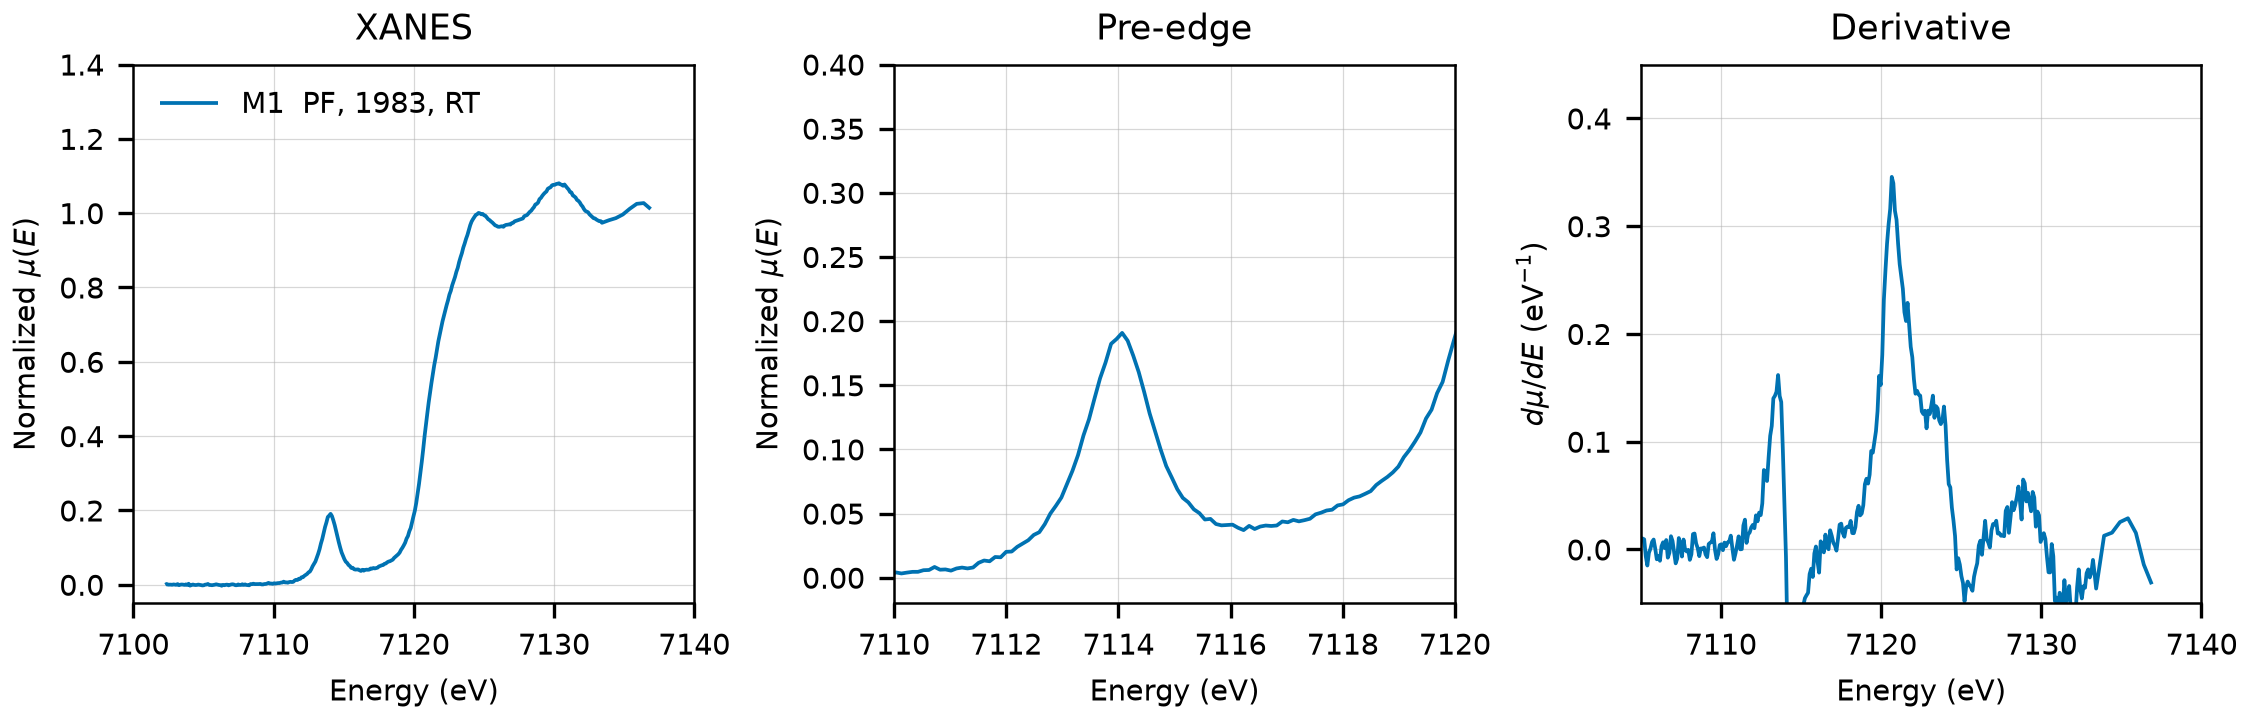

Write Python code to recreate this figure.
"""Plot the experimental Fe K-edge spectrum of tetraethylammonium tetrachloroferrate(III) in this folder.

Run from this directory. The output replaces spectra_comparison.png, which the
README links to.
"""

import matplotlib.pyplot as plt
import numpy as np
from larch import Group
from larch.xafs import pre_edge

OUTPUT = "spectra_comparison.png"

MEASUREMENTS = [
    (
        "M1  PF, 1983, RT",
        "MDR/K_NC2H54FeCl4_Si311_19831201.txt",
        {"foil": "MDR/K_FeFoil_Si311_19831201_ref.txt"},
        "#0072B2",
    ),
]

FE_K_EDGE = 7112.0
# The scan stops at 7127.5 eV (7137 eV after the shift), so the post-edge
# normalization range is short and linear.
PRE_EDGE_DEFAULTS = {"pre1": -30, "pre2": -12, "norm1": 11, "norm2": 16, "nnorm": 1}


def read_two_columns(path):
    """Return energy and mu from a two-column MDR text file, duplicates removed."""
    data = np.loadtxt(path)
    energy, index = np.unique(data[:, 0], return_index=True)
    return energy, data[index, 1]


def normalized(path, foil=None):
    """Return a larch group with the normalized spectrum read from path."""
    energy, mu = read_two_columns(path)

    if foil is not None:
        ref_energy, ref_mu = read_two_columns(foil)
        ref_group = Group(energy=ref_energy, mu=ref_mu)
        pre_edge(ref_group)
        energy = energy + (FE_K_EDGE - ref_group.e0)

    group = Group(energy=energy, mu=mu)
    pre_edge(group, **PRE_EDGE_DEFAULTS)
    return group


def main():
    plt.rcParams.update({"font.size": 7, "axes.linewidth": 0.6})
    fig, axes = plt.subplots(1, 3, figsize=(7.5, 2.4), constrained_layout=True)

    for label, path, kwargs, color in MEASUREMENTS:
        group = normalized(path, **kwargs)
        derivative = np.gradient(group.flat, group.energy)
        axes[0].plot(group.energy, group.flat, color=color, lw=0.9, label=label)
        axes[1].plot(group.energy, group.flat, color=color, lw=0.9)
        axes[2].plot(group.energy, derivative, color=color, lw=0.9)

    axes[0].set(
        xlim=(7100, 7140),
        ylim=(-0.05, 1.4),
        xlabel="Energy (eV)",
        ylabel=r"Normalized $\mu(E)$",
        title="XANES",
    )
    axes[0].legend(frameon=False, loc="upper left")

    axes[1].set(
        xlim=(7110, 7120),
        ylim=(-0.02, 0.4),
        xlabel="Energy (eV)",
        ylabel=r"Normalized $\mu(E)$",
        title="Pre-edge",
    )

    axes[2].set(
        xlim=(7105, 7140),
        ylim=(-0.05, 0.45),
        xlabel="Energy (eV)",
        ylabel=r"$d\mu/dE$ (eV$^{-1}$)",
        title="Derivative",
    )

    for ax in axes:
        ax.grid(True, lw=0.3, alpha=0.5)

    fig.savefig(OUTPUT, dpi=300)
    plt.close(fig)
    print(f"wrote {OUTPUT}")


if __name__ == "__main__":
    main()
